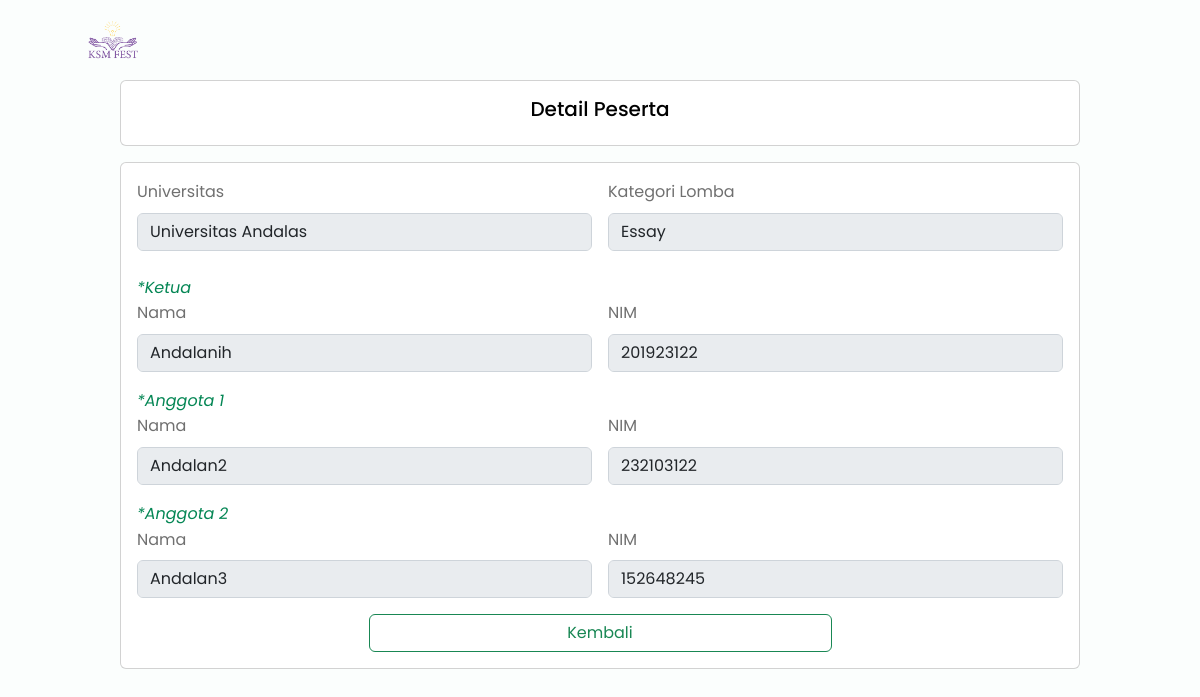
The page /pesertadetail.php?id=1 on the database its author committed.
### tables this page shows
CREATE TABLE `peserta` (
  `id` int(99) NOT NULL,
  `id_lomba` int(11) NOT NULL,
  `nama_ketua` varchar(99) NOT NULL,
  `nim_ketua` int(10) NOT NULL,
  `nama_anggota1` varchar(99) NOT NULL,
  `nim_anggota1` int(10) NOT NULL,
  `nama_anggota2` varchar(99) NOT NULL,
  `nim_anggota2` int(10) NOT NULL,
  `universitas` varchar(50) NOT NULL
);

CREATE TABLE `lomba` (
  `id` int(99) NOT NULL,
  `lomba` varchar(50) NOT NULL,
  `harga` varchar(255) NOT NULL,
  `deadline` varchar(50) NOT NULL
);

### pesertadetail.php (the view, shortened to what this page needs)
<!doctype html>
<html lang="en">
  <head>
    <link href="https://cdn.jsdelivr.net/npm/bootstrap@5.2.3/dist/css/bootstrap.min.css" rel="stylesheet">
    <link rel="stylesheet" href="assets/css/styles.css">
  </head>
  <body>
    <header class="l-header" id="header">
      <nav class="nav bd-container">
          <a href="#" class="nav__logo"><img src="assets/img/LOGO KSM FEST.png" alt=""></a>
      </nav>
  </header>
  <main class="l-main">
    <div style="margin-top: 5rem;">
      <section class="form">
        <div class="container">
          <div class="card mx-auto" id="card1">
            <div class="card-body">
              <h5 class="card-title" style="color:black;">Detail Peserta</h5>
            </div>
          </div>
          <div class="card mt-3 mb-4 mx-auto" id="card3">
            <div class="card-body">
              <form class="row g-3" method="POST">
                <?php
                    include('connect.php');
                    $ids=$_GET['id'];
                    $sql = mysqli_query($conn, "SELECT peserta.id,peserta.nama_ketua,peserta.nim_ketua,peserta.nama_anggota1,peserta.nim_anggota1,peserta.nama_anggota2,peserta.nim_anggota2,peserta.universitas, lomba.lomba FROM peserta INNER JOIN lomba on peserta.id_lomba = lomba.id WHERE peserta.id = '$ids' ");
                    while($data = mysqli_fetch_array($sql)){
                ?>
                <div class="col-md-6">
                    <label class="form-label">Universitas</label>
                    <input type="text" class="form-control" placeholder="Nama Universitas" name="universitas" value="<?=$data['universitas']?>" disabled>
                </div>
                <div class="col-md-6">
                    <label class="form-label">Kategori Lomba</label>
                    <select class="form-control mb-2" name="kategori" value="<?=$data['lomba']?>" disabled>
                        <option value="1">Essay</option>
                    </select>
                </div>
                <p><i>*Ketua</i></p>
                <div class="col-md-6 mt-0">
                    <label class="form-label">Nama</label>
                    <input type="text" class="form-control" placeholder="Nama Ketua" name="ketua" value="<?=$data['nama_ketua']?>"disabled>
                </div>
                <div class="col-md-6 mt-0">
                    <label class="form-label">NIM</label>
                    <input type="text" class="form-control" placeholder="NIM Ketua" name="ketuanim" value="<?=$data['nim_ketua']?>" disabled>
                </div>
                <p><i>*Anggota 1</i></p>
                <div class="col-md-6 mt-0">
                    <label class="form-label">Nama</label>
                    <input type="text" class="form-control" placeholder="Nama Anggota 1" name="anggota1" value=
                    "<?=$data['nama_anggota1']?>" disabled>
                </div>
                <div class="col-md-6 mt-0">
                    <label class="form-label">NIM</label>
                    <input type="number" class="form-control" placeholder="NIM Anggota 1" name="anggota1nim" value="<?=$data['nim_anggota1']?>" disabled>
                </div>
                <p><i>*Anggota 2</i></p>
                <div class="col-md-6 pt mt-0">
                    <label class="form-label">Nama</label>
                    <input type="text" class="form-control" placeholder="Nama Anggota 2" name="anggota2" value="<?=$data['nama_anggota2']?>" disabled>
                </div>
                <div class="col-md-6 mt-0">
                    <label class="form-label">NIM</label>
                    <input type="text" class="form-control" placeholder="NIM Anggota 2" name="anggota2nim" value="<?=$data['nim_anggota2']?>"disabled>
                </div>
                <?php
                    }
                ?>
              </form>
                <div class="d-grid gap-2 col-6 mx-auto mt-3" id="button">
                        <a class="btn btn-outline-success" href="adminhome.php">Kembali</a>
                </div>
            </div>
          </div>
        </div>
      </section>
    </div>
  </main>
  </body>
</html>

### assets/css/styles.css (style rules this page uses)
:root { --header-height: 3rem; --first-color: rgb(6, 156, 84); --first-color-alt: #048654; --title-color: #393939; --text-color: #707070; --text-color-light: #A6A6A6; --body-color: #FBFEFD; --container-color: #FFFFFF; --body-font: 'Poppins', sans-serif; --biggest-font-size: 2.25rem; --h1-font-size: 1.5rem; --h2-font-size: 1.25rem; --h3-font-size: 1rem; --normal-font-size: .938rem; --small-font-size: .813rem; --smaller-font-size: .75rem; --font-medium: 500; --font-semi-bold: 600; --mb-1: .5rem; --mb-2: 1rem; --mb-3: 1.5rem; --mb-4: 2rem; --mb-5: 2.5rem; --mb-6: 3rem; --z-tooltip: 10; --z-fixed: 100; }
@media screen and (min-width: 768px) { :root { --biggest-font-size: 4rem; --h1-font-size: 2.25rem; --h2-font-size: 1.5rem; --h3-font-size: 1.25rem; --normal-font-size: 1rem; --small-font-size: .875rem; --smaller-font-size: .813rem; } }
.card { width: 120vh; margin-right: 10px; }
#card1 { align-items: center; }
#card3 p { color: #048654; }
*,::before,::after { box-sizing: border-box; }
html { scroll-behavior: smooth; }
body { margin: var(--header-height) 0 0 0; font-family: var(--body-font); font-size: var(--normal-font-size); background-color: var(--body-color); color: var(--text-color); line-height: 1.6; }
h1,h2,h3,p,ul { margin: 0; }
a { text-decoration: none; }
img { max-width: 100%; height: auto; }
.bd-container { max-width: 960px; width: calc(100% - 2rem); margin-left: var(--mb-2); margin-right: var(--mb-2); }
.l-header { width: 100%; position: fixed; top: 0; left: 0; z-index: var(--z-fixed); background-color: var(--body-color); }
.nav { max-width: 1024px; height: var(--header-height); display: flex; justify-content: space-between; align-items: center; }
.nav__link, .nav__logo, .nav__toggle { color: var(--text-color); font-weight: var(--font-medium); }
.nav__logo { width: 50px; height: 30px; }
@media screen and (min-width: 768px) { body { margin: 0; } }
@media screen and (min-width: 768px) { .nav { height: calc(var(--header-height) + 1.5rem); } }
@media screen and (min-width: 960px) { .bd-container { margin-left: auto; margin-right: auto; } }

### rows shown on the page
peserta: universitas "Universitas Andalas", kategori "Essay", ketua "Andalanih", ketuanim "201923122", anggota1 "Andalan2", anggota1nim "232103122", anggota2 "Andalan3", anggota2nim "152648245"
